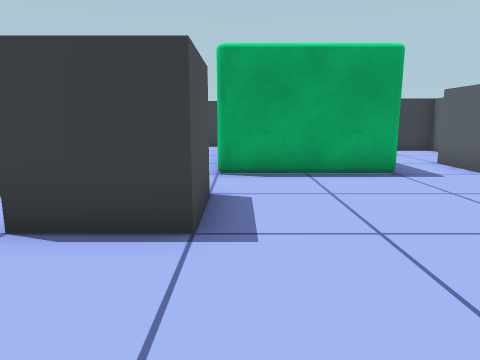
View 1 (above)

17 first-person views from a walk through a 3-D level made in the Unity game engine. The camera is 1.2 m above the floor, tilts 10° down and sees 70° across. The floor is counted in squares, 1 m on a side. Each view is taken from the middle of a square. On the plan, view 1 faces up. The plan holds only what a view shows up to about 14 squares ahead; the rest is blank. The place goes on beyond the plan.

View 2
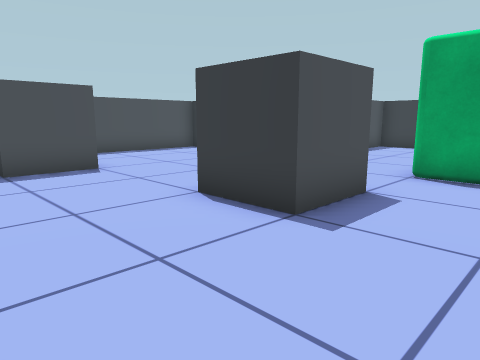

View 3
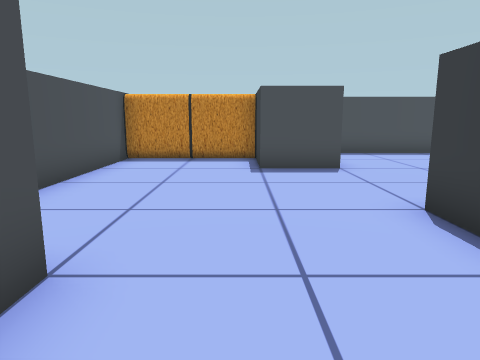

View 4
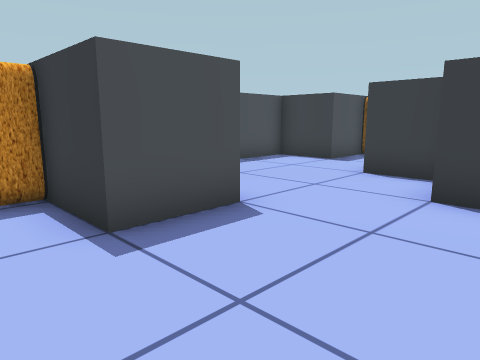

View 5
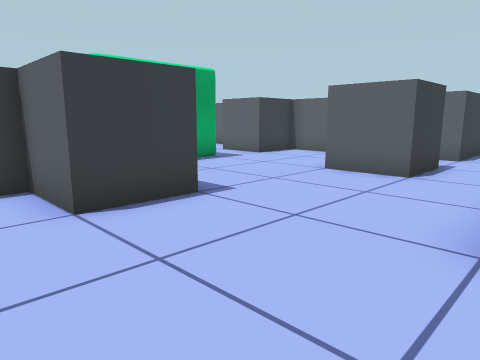

View 6
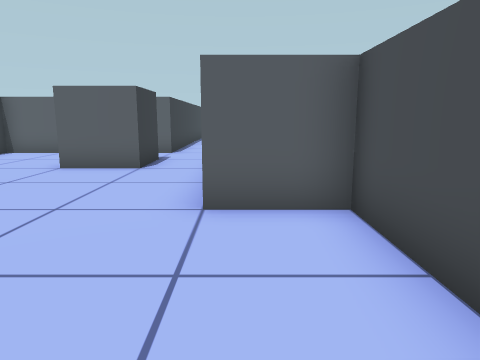

View 7
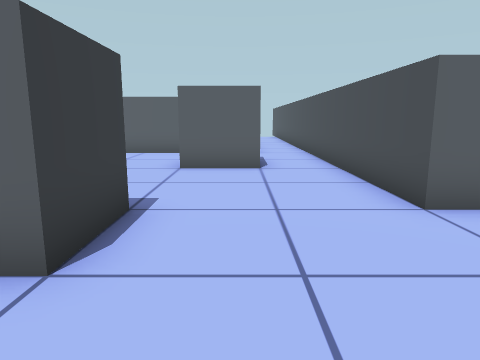

View 8
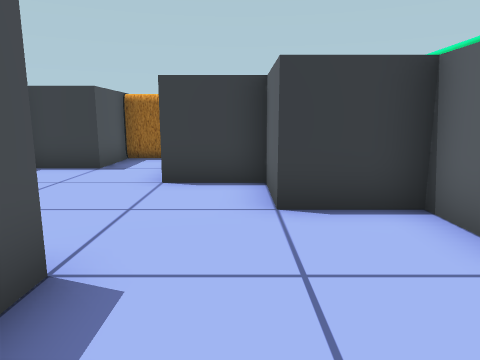

View 9
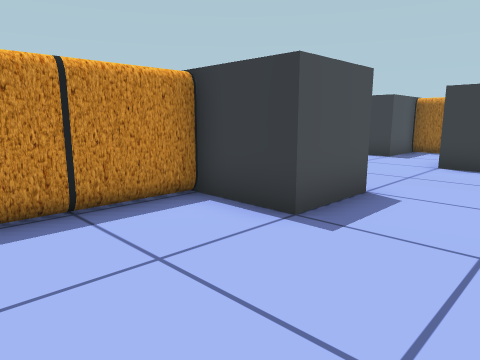

View 10
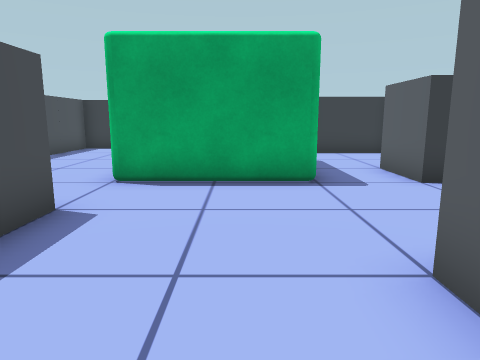

View 11
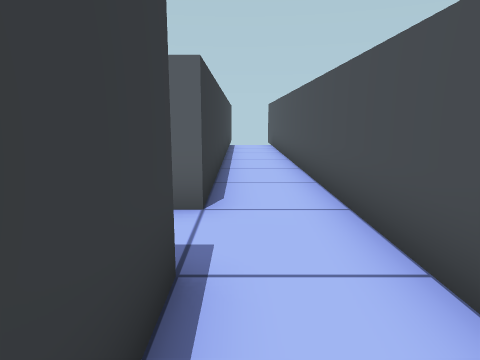

View 12
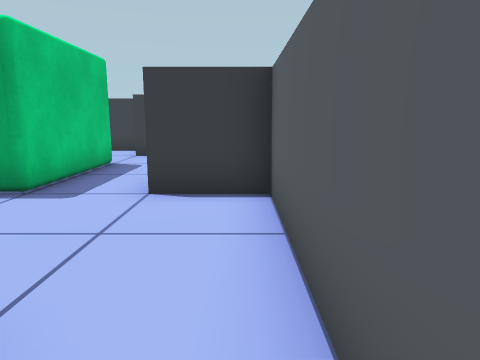

View 13
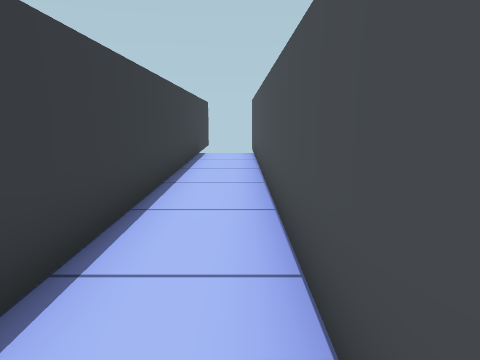

View 14
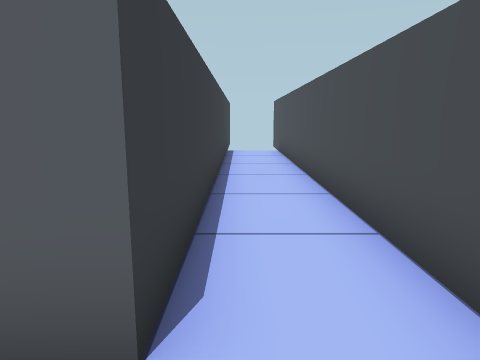

View 15
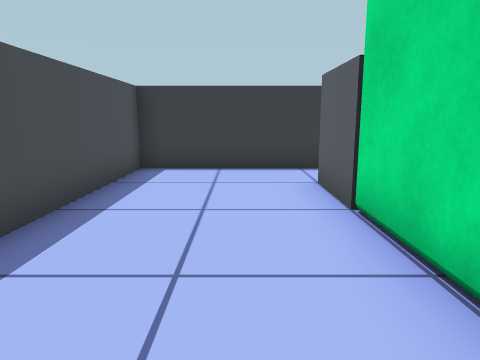

View 16
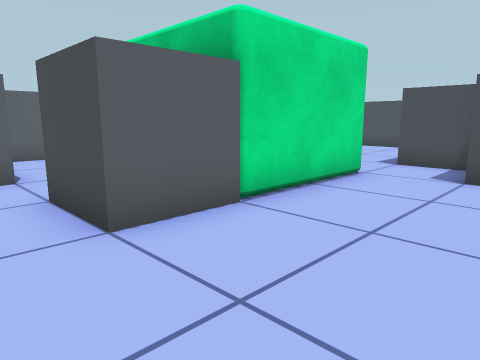

View 17
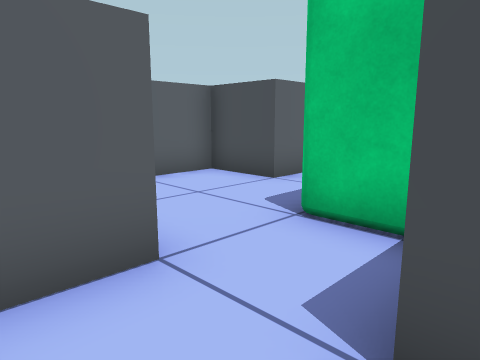

### Floor plan
Key: @ floor where view 1 was taken; # wall or solid block; . floor; O other object.
Columns run from 11 left of view 1 to 20 right of it. Each row starts with its distance up from view 1.
 16       ##########
 15       #........#
 14       #........#####
 13    OO #....##......#
 12   #OO #....# ......#
 11   #.. #....OOOO....#
 10 ###..  ....O  O....#
  9 #....  ....O  O..###
  8 #....###...OOOO..###
  7 #......##..........#
  6 #......###.........#
  5 #........##........#
  4   .......##........#
  3     #..........#   #
  2   ###..........##..#############
  1  OO............................
  0  OO........@...................
 -1  OO........#####################
 -2  OO........#
 -3   ##########

Where each view was taken, in squares from view 1:
view 1: 0 up, 0 right, facing up
view 2: 0 up, 2 right, facing up-left
view 3: 1 up, 2 right, facing left
view 4: 0 up, 3 left, facing up-left
view 5: 1 down, 4 left, facing up-right
view 6: 1 down, 5 left, facing right
view 7: 2 up, 5 left, facing right
view 8: 1 up, 5 left, facing up
view 9: 2 down, 4 left, facing up-left
view 10: 1 up, 2 right, facing up
view 11: 1 up, 3 right, facing right
view 12: 2 up, 7 right, facing up
view 13: 0 up, 7 right, facing right
view 14: 1 up, 6 right, facing right
view 15: 7 up, 2 left, facing up
view 16: 15 up, 4 left, facing down-right
view 17: 15 up, 1 right, facing down-right
